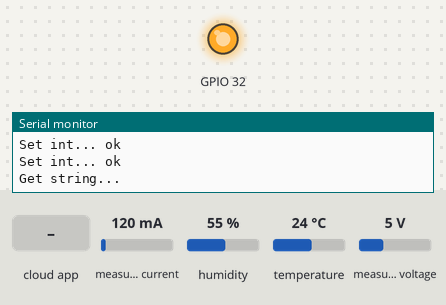
Simulated run of this sketch. Board: ESP32. Parts: output pins drawn as LEDs (lit = HIGH), the last lines printed to the serial monitor. The inputs (shaded band) are chosen by the test bench; at power-on: measured current 120 mA, temperature 24 °C, humidity 55 %, measured voltage 5 V. WiFi joins after 1.5 s; servers stay silent unless stated; the Firebase database answers and starts empty.

Above: at 3.0 s.
3.1 s: the phone or cloud app sets status to ON
At 3.1 s:
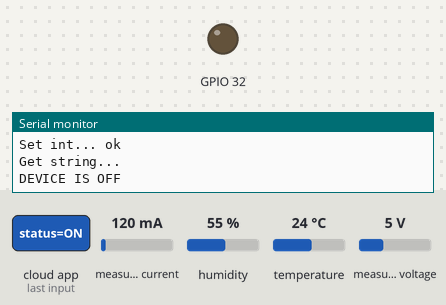
4.8 s: measured current set to 500 mA
11.5 s: the phone or cloud app sets condition to ON
16.8 s: temperature set to 33 °C
23.5 s: the phone or cloud app sets value to ON
28.9 s: the phone or cloud app sets device_status to ON
Timing chart, 0 to 31.9 s (numbered marks = the images above; inputs shaded):
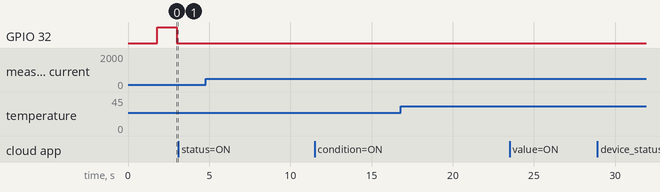

The sketch:

iot_smart_plug.ino
```cpp
/* IoT Energy Monitoring Plug*/

// Comment this out to disable prints and save space
#define BLYNK_PRINT Serial
#define DHTTYPE DHT11
#define DHTPIN 4
/* 2. Define the API Key */
#define API_KEY "AIzaSyATRsfMYpXDt6Jw1DnPsIBH4V-3_SCAke4"

/* 3. Define the RTDB URL */
#define DATABASE_URL "https://energy-monitoring-smart-socket-default-rtdb.firebaseio.com/" //<databaseName>.firebaseio.com or <databaseName>.<region>.firebasedatabase.app

/* 4. Define the user Email and password that alreadey registerd or added in your project */
#define USER_EMAIL "apoorvan721@gmail.com"
#define USER_PASSWORD "apoo_rva_N721"


#include "ACS712.h"
#include "ZMPT101B.h"

#include <WiFi.h>
#include <WiFiClient.h>
#include <BlynkSimpleEsp32.h>
#include "DHT.h"
#include <Firebase_ESP_Client.h>
// Provide the token generation process info.
#include <addons/TokenHelper.h>

// Provide the RTDB payload printing info and other helper functions.
#include <addons/RTDBHelper.h>

DHT dht(DHTPIN, DHTTYPE);
FirebaseData fbdo;

FirebaseAuth auth;
FirebaseConfig config;

ACS712 currentSensor(ACS712_30A, 33);
ZMPT101B voltageSensor(34);

#define BLYNK_TEMPLATE_ID "TMPLrASmnQwS"
#define BLYNK_TEMPLATE_NAME "Energy Monitoring Smart Plug"
#define BLYNK_AUTH_TOKEN "V297pCBAsg_O6MbX7AjE_W4S33-c1-V-"

// Your WiFi credentials.
// Set password to "" for open networks.
char ssid[] = "Apoorva";
char pass[] = "9448887766";

void setup() {
  // put your setup code here, to run once:

  Serial.begin(9600);
  dht.begin();
 Blynk.begin(BLYNK_AUTH_TOKEN, ssid, pass);
  Serial.println("IoT Plug");

  pinMode(32, OUTPUT);
  digitalWrite(32, HIGH);

  voltageSensor.autoZeroPoint(50, 4);
  currentSensor.autoZeroPoint(50, 4);
  Serial.printf("Firebase Client v%s\n\n", FIREBASE_CLIENT_VERSION);

  // /* Assign the api key (required) */
  config.api_key = API_KEY;

  // /* Assign the user sign in credentials */
  auth.user.email = USER_EMAIL;
  auth.user.password = USER_PASSWORD;

  // /* Assign the RTDB URL (required) */
  config.database_url = DATABASE_URL;

  // /* Assign the callback function for the long running token generation task */
  config.token_status_callback = tokenStatusCallback; // see addons/TokenHelper.h
  fbdo.setResponseSize(2048);

  Firebase.begin(&config, &auth);
   // Comment or pass false value when WiFi reconnection will control by your code or third party library
  Firebase.reconnectWiFi(true);

  Firebase.setDoubleDigits(5);

  config.timeout.serverResponse = 10 * 1000;


voltageSensor.calculatesSensitivity(240);

 voltageSensor.setSensitivity(0.0015);
}

void loop() {
  // put your main code here, to run repeatedly:

Blynk.run();


  float U = voltageSensor.getVoltageAC();
  float I = currentSensor.getCurrentAC();

  // To calculate the power we need voltage multiplied by current
  float P = U * I;
  float h = dht.readHumidity();
  // Read temperature as Celsius (the default)
  float t = dht.readTemperature();
  // Read temperature as Fahrenheit (isFahrenheit = true)
  float f = dht.readTemperature(true);

  // Check if any reads failed and exit early (to try again).
  if (isnan(h) || isnan(t) || isnan(f)) {
    Serial.println(F("Failed to read from DHT sensor!"));
    return;
  }

  // Compute heat index in Fahrenheit (the default)
  float hif = dht.computeHeatIndex(f, h);
  // Compute heat index in Celsius (isFahreheit = false)
  float hic = dht.computeHeatIndex(t, h, false);

  Serial.print(F("Connected to Wifi\n"));
  Serial.print(F("Humidity: "));
  Serial.print(h);
  Serial.print(F("%  Temperature: "));
  Serial.print(t);
  Serial.print(F("°C "));
  Serial.print(f);
  Serial.print(F("°F  Heat index: "));
  Serial.print(hic);
  Serial.print(F("°C "));
  Serial.print(hif);
  Serial.println(F("°F"));

  Serial.println(String("V = ") + U + " V");
  Serial.println(String("I = ") + I + " A");
  Serial.println(String("P = ") + P + " Watts");

  Blynk.virtualWrite(V0, I);
  Blynk.virtualWrite(V1, U);
  Blynk.virtualWrite(V3, P);
  Blynk.virtualWrite(V4, h);
  Blynk.virtualWrite(V5, t);

  Serial.printf("Set int... %s\n", Firebase.RTDB.setInt(&fbdo, F("/data/device 1/humidity"), h) ? "ok" : fbdo.errorReason().c_str());
  Serial.printf("Set int... %s\n", Firebase.RTDB.setInt(&fbdo, F("/data/device 1/temperature"), t) ? "ok" : fbdo.errorReason().c_str());
  Serial.printf("Set int... %s\n", Firebase.RTDB.setInt(&fbdo, F("/data/device 1/current"), I) ? "ok" : fbdo.errorReason().c_str());
  Serial.printf("Set int... %s\n", Firebase.RTDB.setInt(&fbdo, F("/data/device 1/voltage"), U) ? "ok" : fbdo.errorReason().c_str());
  Serial.printf("Set int... %s\n", Firebase.RTDB.setInt(&fbdo, F("/data/device 1/power"), P) ? "ok" : fbdo.errorReason().c_str());
  Serial.printf("Get string... %s\n", Firebase.RTDB.getString(&fbdo, F("/data/device 1/status")) ? fbdo.to<const char *>() : fbdo.errorReason().c_str());
  Serial.println("\n\n");
  Firebase.RTDB.get(&fbdo, F("/data/device 1/status"));
  String str = fbdo.to<String>();
  if(str=="ON")
  {
    Serial.println("DEVICE IS ON");
    digitalWrite(32, HIGH);
  }
  else
  {
    Serial.println("DEVICE IS OFF");
    digitalWrite(32, LOW);
  }
  Serial.printf("Humidity Status... %s\n", Firebase.RTDB.getString(&fbdo, F("/data/device 1/äutomation/humidity/status")) ? fbdo.to<const char *>(): fbdo.errorReason().c_str());
  Serial.printf("Humidity Condition... %s\n", Firebase.RTDB.getString(&fbdo, F("/data/device 1/äutomation/humidity/condition")) ? fbdo.to<const char *>(): fbdo.errorReason().c_str());
  Serial.printf("Humidity Value... %s\n", Firebase.RTDB.getString(&fbdo, F("/data/device 1/äutomation/humidity/value"))? fbdo.to<const char *>(): fbdo.errorReason().c_str());
  Serial.printf("Device is %s\n",Firebase.RTDB.get(&fbdo, F("/data/device 1/äutomation/humidity/device_status"))? fbdo.to<const char *>() : fbdo.errorReason().c_str());
  String str_humidity = fbdo.to<String>();
  // if(str_humidity=="ON")
  // {
  //   Serial.println("DEVICE IS ON");
  //   digitalWrite(32, LOW);
  // }
  // else
  // {
  //   Serial.println("DEVICE IS OFF");
  //   digitalWrite(32, HIGH);
  // }
  Serial.println("\n\n");
  Serial.printf("Temperature Status... %s\n", Firebase.RTDB.getString(&fbdo, F("/data/device 1/äutomation/temperature/status")) ? fbdo.to<const char *>(): fbdo.errorReason().c_str());
  Serial.printf("Temperature Condition... %s\n", Firebase.RTDB.getString(&fbdo, F("/data/device 1/äutomation/temperature/condition")) ? fbdo.to<const char *>(): fbdo.errorReason().c_str());
  Serial.printf("Temperature Value... %s\n", Firebase.RTDB.getString(&fbdo, F("/data/device 1/äutomation/temperature/value")) ? fbdo.to<const char *>(): fbdo.errorReason().c_str());
  Serial.printf("Device is %s\n",Firebase.RTDB.get(&fbdo, F("/data/device 1/äutomation/temperature/device_status"))? fbdo.to<const char *>() : fbdo.errorReason().c_str());
  String str_temperature = fbdo.to<String>();
  // if(str_temperature=="ON")
  // {
  //   Serial.println("DEVICE IS ON");
  //   digitalWrite(32, LOW);
  // }
  // else
  // {
  //   Serial.println("DEVICE IS OFF");
  //   digitalWrite(32, HIGH);
  // }
  // delay(500);
}
```
